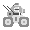
Frame 1 (no input)
Frame 60 (the mouse pressed at the canvas centre just before this capture): identical to frame 1, image omitted
Frame 120 (the mouse held since frame 60 and released just before this capture): identical to frame 1, image omitted

The Processing sketch that drew this single still picture (run headless with seeded random() and noise(); from frame 60 on, the mouse is pressed at the canvas centre):

// Processing sketch: processing_67577
// ── processing_67577.pde

//program number 004

void setup() {
  size(30,30);
}

void draw() {
  
background(255,255,255);

stroke(0,0,0);

point(3,5);
point(4,6);
point(5,7);
point(6,8);
point(7,9);
point(8,10);
point(7,6);
point(8,7);
point(9,8);
point(10,9);
point(11,10);
point(12,11);
point(13,12);
point(13,5);
point(15,9);
point(16,9);
point(17,9);
point(18,9);
point(13,13);
point(14,13);
point(15,13);
point(16,13);
point(17,13);
point(18,13);
point(13,14);
point(14,14);
point(15,14);
point(16,14);
point(17,14);
point(18,14);
point(9,13);
point(9,14);
point(10,13);
point(10,14);
point(20,13);
point(20,14);

stroke(90,90,90);

point(14,4);
point(15,3);
point(15,4);
point(16,3);
point(16,4);
point(17,3);
point(17,4);
point(23,12);
point(24,12);
point(4,17);
point(5,17);
point(6,17);
point(7,17);
point(8,17);
point(9,17);
point(10,17);
point(11,17);
point(3,18);
point(4,18);
point(5,18);
point(6,18);
point(7,18);
point(8,18);
point(9,18);
point(10,18);
point(11,18);
point(12,18);
point(3,19);
point(4,19);
point(5,19);
point(10,19);
point(11,19);
point(12,19);
point(3,20);
point(4,20);
point(11,20);
point(12,20);
point(3,21);
point(4,21);
point(11,21);
point(12,21);
point(3,22);
point(4,22);
point(11,22);
point(12,22);
point(3,23);
point(4,23);
point(11,23);
point(12,23);
point(3,24);
point(4,24);
point(5,24);
point(10,24);
point(11,24);
point(12,24);
point(3,25);
point(4,25);
point(5,25);
point(6,25);
point(7,25);
point(8,25);
point(9,25);
point(10,25);
point(11,25);
point(12,25);
point(4,26);
point(5,26);
point(6,26);
point(7,26);
point(8,26);
point(9,26);
point(10,26);
point(11,26);
point(13,22);
point(13,23);
point(18,22);
point(18,23);
point(20,17);
point(21,17);
point(22,17);
point(23,17);
point(24,17);
point(25,17);
point(26,17);
point(27,17);
point(19,18);
point(20,18);
point(21,18);
point(22,18);
point(23,18);
point(24,18);
point(25,18);
point(26,18);
point(27,18);
point(28,18);
point(19,19);
point(20,19);
point(21,19);
point(26,19);
point(27,19);
point(28,19);
point(19,20);
point(20,20);
point(27,20);
point(28,20);
point(19,21);
point(20,21);
point(27,21);
point(28,21);
point(19,22);
point(20,22);
point(27,22);
point(28,22);
point(19,23);
point(20,23);
point(27,23);
point(28,23);
point(19,24);
point(20,24);
point(21,24);
point(26,24);
point(27,24);
point(28,24);
point(19,25);
point(20,25);
point(21,25);
point(22,25);
point(23,25);
point(24,25);
point(25,25);
point(26,25);
point(27,25);
point(28,25);
point(20,26);
point(21,26);
point(22,26);
point(23,26);
point(24,26);
point(25,26);
point(26,26);
point(27,26);
point(15,17);
point(16,17);
point(15,18);
point(16,18);
point(15,19);
point(16,19);
point(15,20);
point(16,20);

stroke(145,145,145);

point(18,3);
point(18,4);
point(12,6);
point(13,6);
point(14,6);
point(15,6);
point(16,6);
point(17,6);
point(18,6);
point(19,6);
point(20,6);
point(11,7);
point(12,7);
point(13,7);
point(14,7);
point(19,7);
point(20,7);
point(10,8);
point(11,8);
point(12,8);
point(13,8);
point(19,8);
point(20,8);
point(21,8);
point(11,9);
point(12,9);
point(13,9);
point(14,9);
point(19,9);
point(20,9);
point(21,9);
point(12,10);
point(13,10);
point(19,10);
point(20,10);
point(21,10);
point(13,11);
point(14,11);
point(19,11);
point(20,11);
point(21,11);
point(14,12);
point(15,12);
point(16,12);
point(17,12);
point(18,12);
point(20,12);
point(21,12);
point(23,9);
point(24,9);
point(23,10);
point(24,10);
point(23,11);
point(24,11);
point(8,11);
point(9,11);
point(10,11);
point(11,11);
point(7,12);
point(8,12);
point(9,12);
point(10,12);
point(11,12);
point(12,12);
point(7,13);
point(8,13);
point(11,13);
point(12,13);
point(7,14);
point(8,14);
point(11,14);
point(12,14);
point(7,15);
point(8,15);
point(9,15);
point(10,15);
point(11,15);
point(12,15);
point(8,16);
point(9,16);
point(10,16);
point(11,16);
point(7,21);
point(8,21);
point(7,22);
point(8,22);
point(23,21);
point(24,21);
point(23,22);
point(24,22);

stroke(211,211,211);

point(14,5);
point(15,5);
point(16,5);
point(17,5);
point(18,5);
point(15,7);
point(16,7);
point(17,7);
point(15,8);
point(16,8);
point(17,8);
point(15,10);
point(16,10);
point(17,10);
point(15,11);
point(16,11);
point(17,11);
point(21,7);
point(22,8);
point(22,9);
point(22,10);
point(22,11);
point(22,12);
point(22,13);
point(21,14);
point(13,15);
point(14,15);
point(15,15);
point(16,15);
point(17,15);
point(18,15);
point(20,15);
point(21,15);
point(22,15);
point(12,16);
point(13,16);
point(14,16);
point(15,16);
point(16,16);
point(17,16);
point(18,16);
point(19,16);
point(20,16);
point(21,16);
point(22,16);
point(23,16);
point(24,16);
point(12,17);
point(13,17);
point(14,17);
point(17,17);
point(18,17);
point(19,17);
point(13,18);
point(14,18);
point(17,18);
point(18,18);
point(13,19);
point(14,19);
point(17,19);
point(18,19);
point(13,20);
point(14,20);
point(17,20);
point(18,20);
point(13,21);
point(14,21);
point(15,21);
point(16,21);
point(17,21);
point(18,21);
point(14,22);
point(15,22);
point(16,22);
point(17,22);
point(6,19);
point(7,19);
point(8,19);
point(9,19);
point(5,20);
point(6,20);
point(7,20);
point(8,20);
point(9,20);
point(10,20);
point(5,21);
point(6,21);
point(9,21);
point(10,21);
point(5,22);
point(6,22);
point(9,22);
point(10,22);
point(5,23);
point(6,23);
point(7,23);
point(8,23);
point(9,23);
point(10,23);
point(6,24);
point(7,24);
point(8,24);
point(9,24);
point(22,19);
point(23,19);
point(24,19);
point(25,19);
point(21,20);
point(22,20);
point(23,20);
point(24,20);
point(25,20);
point(26,20);
point(21,21);
point(22,21);
point(25,21);
point(26,21);
point(21,22);
point(22,22);
point(25,22);
point(26,22);
point(21,23);
point(22,23);
point(23,23);
point(24,23);
point(25,23);
point(26,23);
point(22,24);
point(23,24);
point(24,24);
point(25,24);







}
